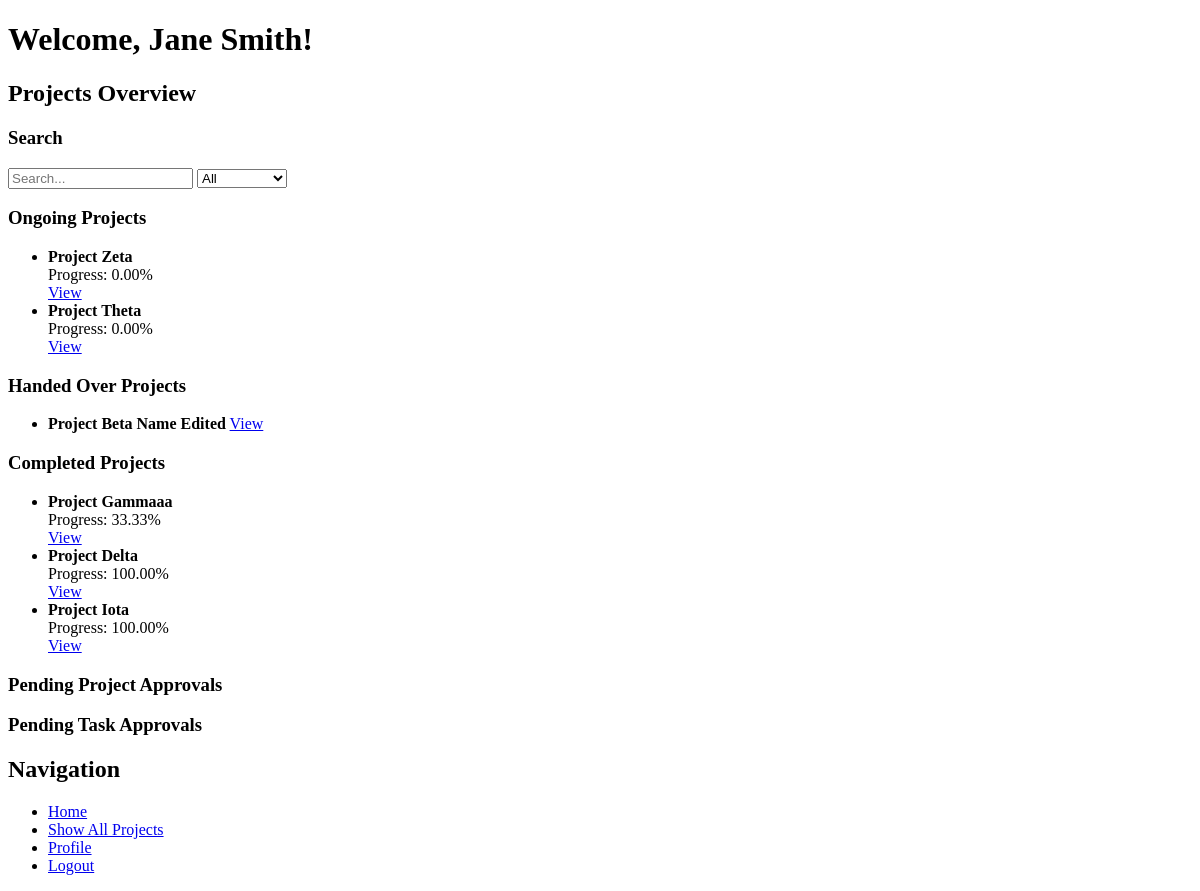
/controller/user-dashboard-controller.php (signed in), run on the app's committed database.
### tables this page shows
CREATE TABLE `usr` (
  `userid` int(11) NOT NULL,
  `firstname` varchar(255) NOT NULL,
  `lastname` varchar(255) NOT NULL,
  `name` varchar(255) NOT NULL,
  `email` varchar(255) NOT NULL,
  `password` varchar(255) NOT NULL,
  `roleid` int(11) DEFAULT NULL
);

CREATE TABLE `projects` (
  `project_id` int(11) NOT NULL,
  `client_id` int(11) NOT NULL,
  `pm_id` int(11) DEFAULT NULL,
  `name` varchar(100) NOT NULL,
  `description` text NOT NULL,
  `start_date` date DEFAULT NULL,
  `deadline` date NOT NULL,
  `status` varchar(50) NOT NULL DEFAULT 'Pending Approval',
  `type` varchar(50) NOT NULL DEFAULT 'Proposal',
  `comment` text DEFAULT NULL,
  `client_feedback` text DEFAULT NULL,
  `progress` decimal(5,2) DEFAULT 0.00
);

### model/user-model.php (called while the page is built, shortened)
<?php
function getUserInfo($userId)
{
    $conn = getDbConnection();
    $sql = "SELECT userid, firstname, lastname, name, email, roleid
            FROM usr
            WHERE userid = ?";
    $stmt = $conn->prepare($sql);
    $stmt->bind_param("i", $userId);
    $stmt->execute();
    $result = $stmt->get_result();
    $user = $result->fetch_assoc();
    return $user;
}
function getUserName($userId)
{
    $userInfo = getUserInfo($userId);
    $firstname = $userInfo['firstname'] ?? 'Unassigned';
    $lastname = $userInfo['lastname'] ?? '';
    return trim("$firstname $lastname");
}
?>

### model/project-model.php (called while the page is built, shortened)
<?php
function getPMProjects($pmId) {
    $conn = getDbConnection();
    $sql = "SELECT *
            FROM projects
            WHERE pm_id = ?";
    $stmt = $conn->prepare($sql);
    $stmt->bind_param("i", $pmId);
    $stmt->execute();
    $result = $stmt->get_result();
    $projects = [];
    while ($row = $result->fetch_assoc()) {
        $projects[] = $row;
    }
    return $projects;
}
function getPMOngoingProjects($pmId) {
    $conn = getDbConnection();
    $sql = "SELECT *
            FROM projects
            WHERE pm_id = ? AND (status = 'Approved' OR status = 'In Progress')";
    $stmt = $conn->prepare($sql);
    $stmt->bind_param("i", $pmId);
    $stmt->execute();
    $result = $stmt->get_result();
    $projects = [];
    while ($row = $result->fetch_assoc()) {
        $projects[] = $row;
    }
    return $projects;
}
function getPMHandedoverProjects($pmId) {
    $conn = getDbConnection();
    $sql = "SELECT *
            FROM projects
            WHERE pm_id = ? AND (status = 'Handed Over')";
    $stmt = $conn->prepare($sql);
    $stmt->bind_param("i", $pmId);
    $stmt->execute();
    $result = $stmt->get_result();
    $projects = [];
    while ($row = $result->fetch_assoc()) {
        $projects[] = $row;
    }
    return $projects;
}
function getPMCompletedProjects($pmId) {
    $conn = getDbConnection();
    $sql = "SELECT *
            FROM projects
            WHERE pm_id = ? AND status = 'Completed'";
    $stmt = $conn->prepare($sql);
    $stmt->bind_param("i", $pmId);
    $stmt->execute();
    $result = $stmt->get_result();
    $projects = [];
    while ($row = $result->fetch_assoc()) {
        $projects[] = $row;
    }
    return $projects;
}
?>

### view/pm-dashboard.php (the view, shortened to what this page needs)
<!DOCTYPE html>
<html lang="en">
<head>
    <link rel="stylesheet" href="../css/styles.css">
</head>
<body>
<h1>Welcome, <?php echo $pmName; ?>!</h1>
<h2>Projects Overview</h2>
<h3>Search</h3>
<input type="text" id="searchQuery" placeholder="Search...">
<select id="searchFilter">
    <option value="all">All</option>
</select>
<h3>Ongoing Projects</h3>
<ul>
    <?php foreach ($ongoingProjects as $project) { ?>
        <li>
            <strong><?php echo $project['name']; ?></strong>
            <div>Progress: <?php echo $project['progress']; ?>%</div>
            <a href="../controller/pm-project-controller.php?action=view&project_id=<?php echo $project['project_id']; ?>">View</a>
        </li>
    <?php } ?>
</ul>
<h3>Handed Over Projects</h3>
<ul>
    <?php foreach ($handedoverProjects as $project) { ?>
        <li>
            <strong><?php echo $project['name']; ?></strong>
            <a href="../controller/pm-project-controller.php?action=view&project_id=<?php echo $project['project_id']; ?>">View</a>
        </li>
    <?php } ?>
</ul>
<h3>Completed Projects</h3>
<ul>
    <?php foreach ($completedProjects as $project) {
        if ($project['status'] == 'Completed') { ?>
        <li>
            <strong><?php echo $project['name']; ?></strong>
            <div>Progress: <?php echo $project['progress']; ?>%</div>
            <a href="../controller/pm-project-controller.php?action=view&project_id=<?php echo $project['project_id']; ?>">View</a>
        </li>
    <?php } } ?>
</ul>
<h3>Pending Project Approvals</h3>
<h3>Pending Task Approvals</h3>
<h2>Navigation</h2>
<ul>
    <li><a href="../controller/user-dashboard-controller.php">Home</a></li>
    <li><a href="../controller/pm-project-controller.php?action=show_all">Show All Projects</a></li>
    <li><a href="../controller/profile-controller.php?action=view">Profile</a></li>
    <li><a href="../controller/user-logout-controller.php">Logout</a></li>
</ul>
</body>
</html>

### data on the page
usr: pmName "Jane Smith"
projects: name "Project Zeta", progress "0.00"
projects: name "Project Theta", progress "0.00"
projects: name "Project Beta Name Edited"
projects: name "Project Gammaaa", progress "33.33"
projects: name "Project Delta", progress "100.00"
projects: name "Project Iota", progress "100.00"
